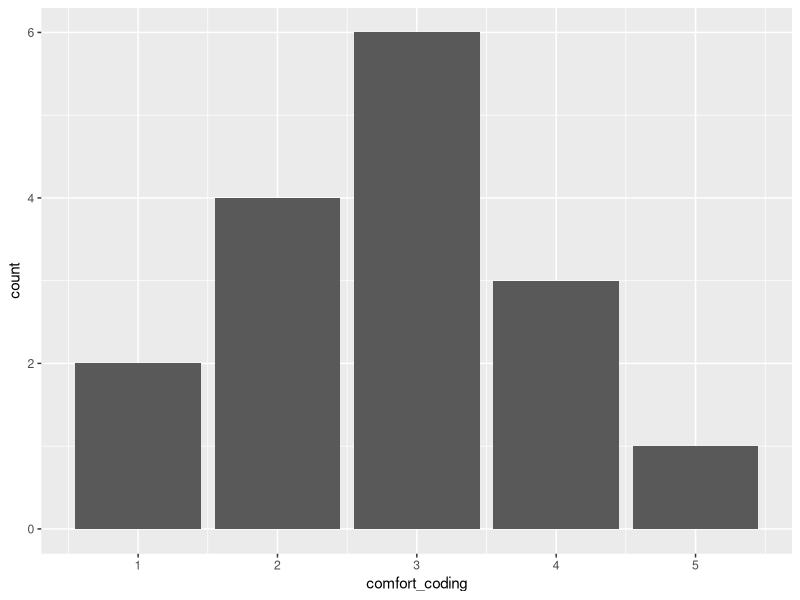
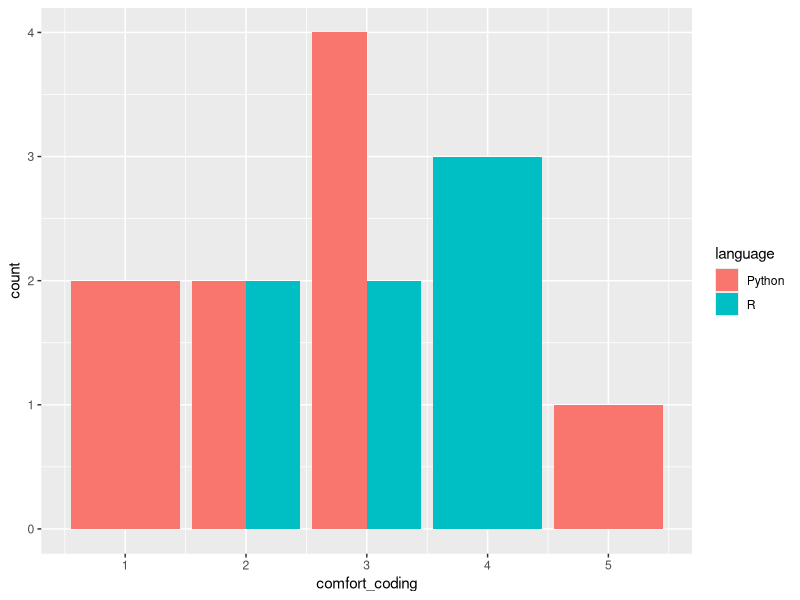
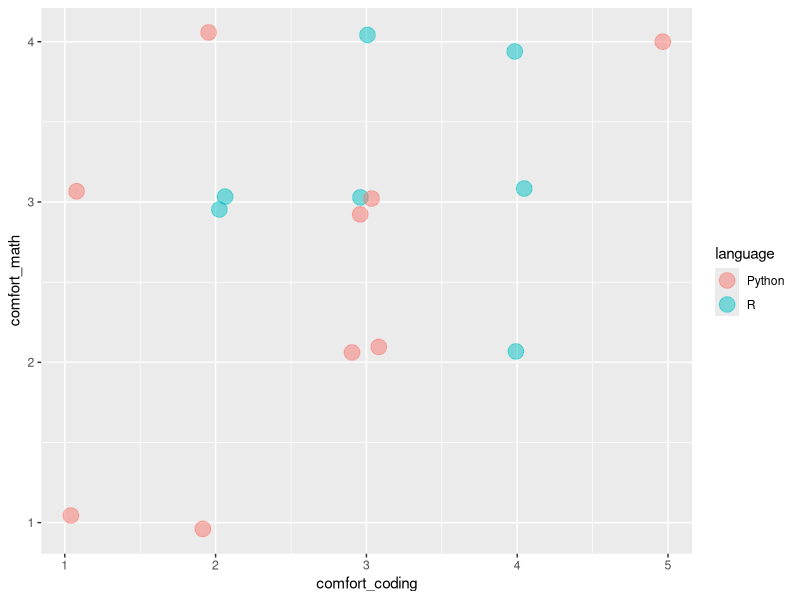
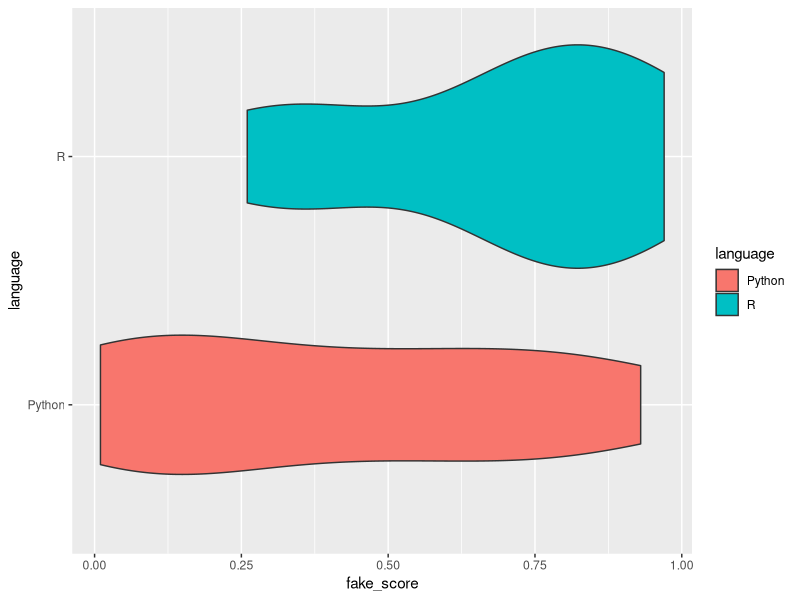
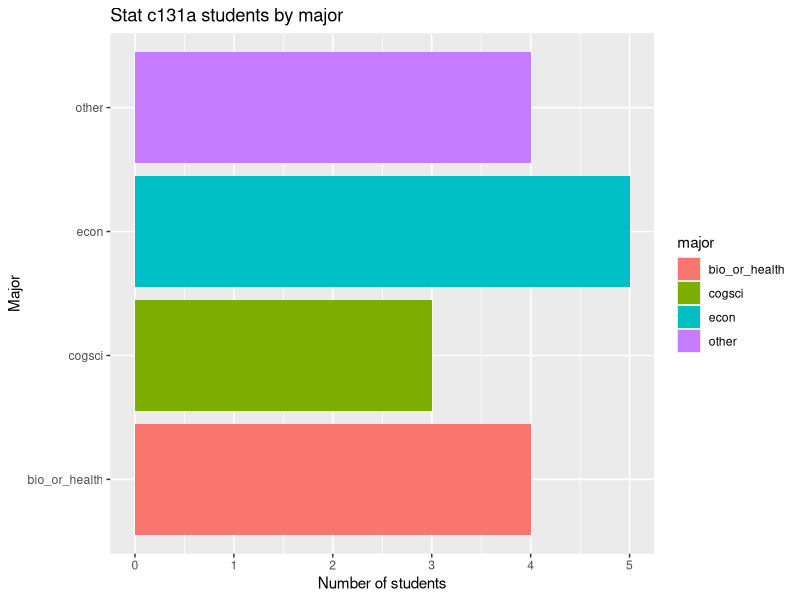
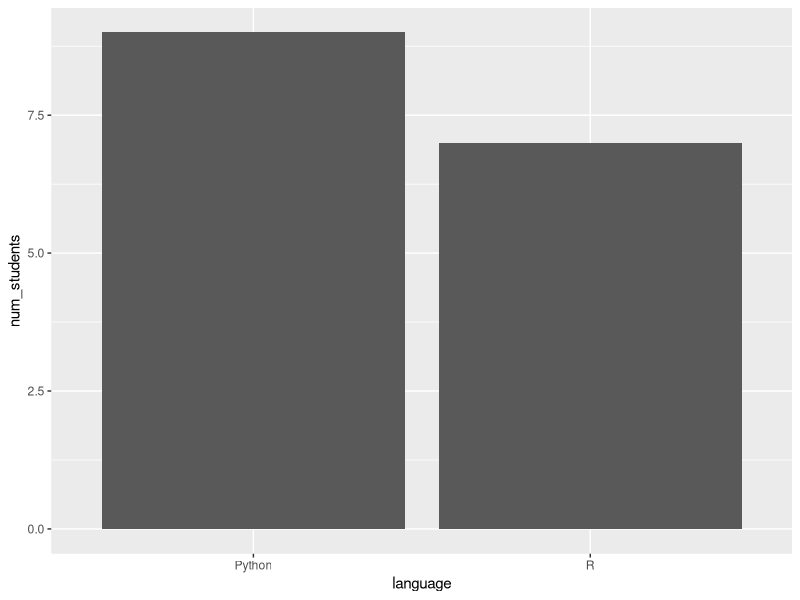
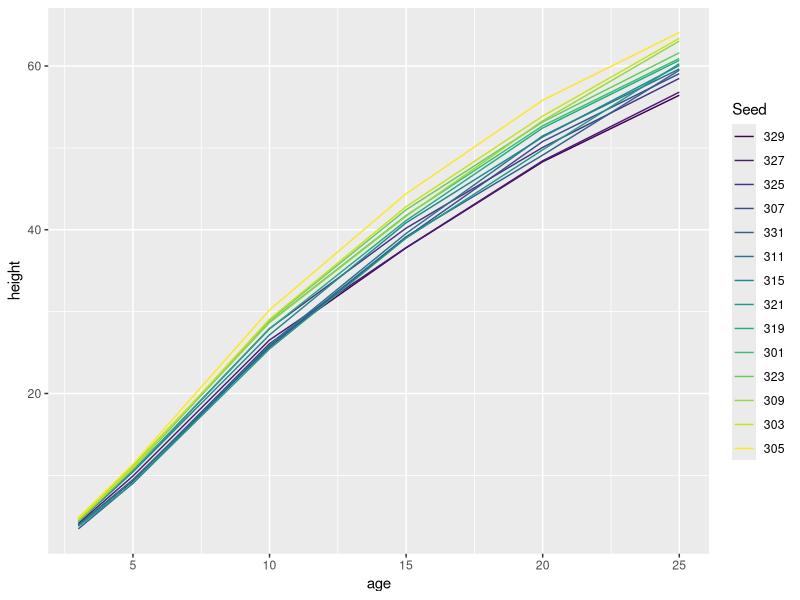
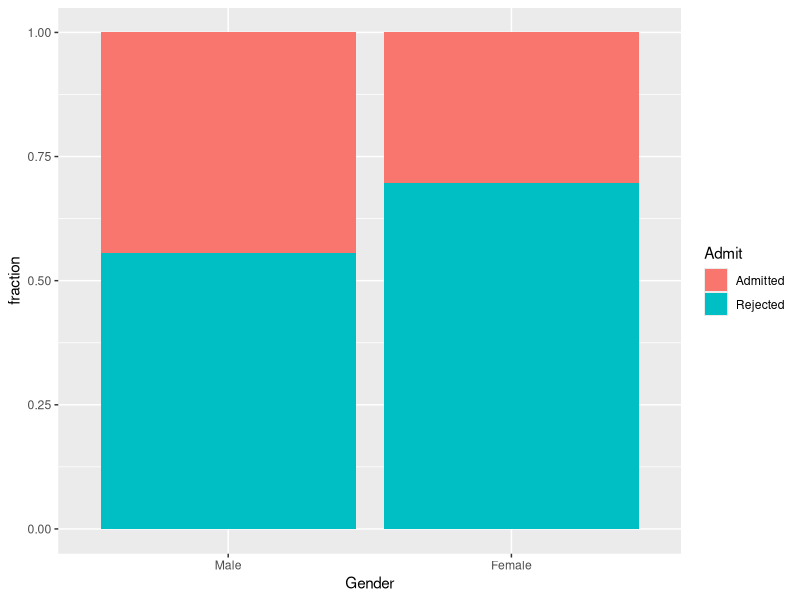

These charts were generated, in order, by the following R code:
## ---- chunk 1
library(tidyverse)
## ---- chunk 2
df = read_csv("data/class_survey_simplified.csv")
## ---- chunk 3
df |>
  ggplot(aes(x=comfort_coding)) +
  geom_bar()

## ---- chunk 4
df |>
  filter(language == "Python") |>
  filter(major == "econ") |>
  select(comfort_coding, comfort_math)
## ---- chunk 5
x = 4
x == 4
TRUE + TRUE + FALSE + TRUE
## ---- chunk 6
df |>
  ggplot(aes(x=comfort_coding, fill = language)) +
  geom_bar(position = "dodge")
## ---- chunk 7
df |>
  ggplot(aes(x=comfort_coding, y=comfort_math, color=language)) +
  geom_jitter(width=0.1, height=0.1, size=5, alpha=0.5)
## ---- chunk 8
df |>
  ggplot(aes(x=fake_score, y=language, fill=language)) +
  geom_violin()
## ---- chunk 9
df |>
  ggplot(aes(y=major, fill=major)) +
  labs(
    y = "Major",
    x = "Number of students",
    title = "Stat c131a students by major"
  ) +
  geom_bar()
# ggsave("major_bars.png")
## ---- chunk 10
df |>
  group_by(language) |>
  summarize(
    num_students = n(),
    mean_math = mean(comfort_math),
    mean_coding = mean(comfort_coding))
## ---- chunk 11
df |>
  group_by(language) |>
  summarize(
    num_students = n(),
    mean_math = mean(comfort_math),
    mean_coding = mean(comfort_coding)) |>
  ggplot(aes(x=language, y=num_students)) +
  geom_col()
## ---- chunk 12
df |>
  summarize(
    n_python = sum(language == "Python"),
    n_r = sum(language == "R"))
## ---- chunk 13
data(Loblolly)
## ---- chunk 14
trees = Loblolly
## ---- chunk 15
trees |>
  ggplot(aes(x=age, y=height, color=Seed)) +
  geom_line()
## ---- chunk 16
trees |>
  group_by(age) |>
  summarize(mean_height = mean(height))
## ---- chunk 17
ucb = as.data.frame(UCBAdmissions)
## ---- chunk 18
ucb |>
  group_by(Gender, Admit) |>
  summarize(n = sum(Freq))
## ---- chunk 19
ucb |>
  group_by(Gender, Admit) |>
  summarize(n = sum(Freq)) |>
  group_by(Gender) |>
  mutate(fraction = n / sum(n))
## ---- chunk 20
ucb |>
  group_by(Gender, Admit) |>
  summarize(n = sum(Freq)) |>
  group_by(Gender) |>
  mutate(fraction = n / sum(n)) |>
  ggplot(aes(x=Gender, y=fraction, fill=Admit)) +
  geom_col()
